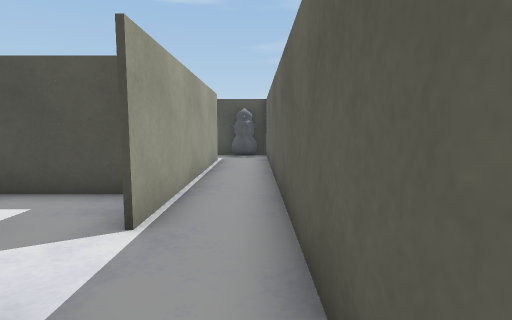
view 1 (above)

16 first-person views from a walk through a Unity game level. The camera is 1.2 m above the floor, tilts 6° down and sees 80° across. The floor is counted in squares, 1 m on a side. Each view is taken from the middle of a square. On the plan, view 1 faces up. The plan holds only what a view shows up to about 13 squares ahead; the rest is blank. The player character is not drawn. Surface patterns are stand-ins for the level's own textures.

view 2
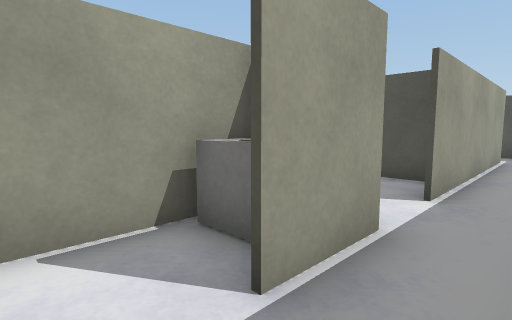

view 3
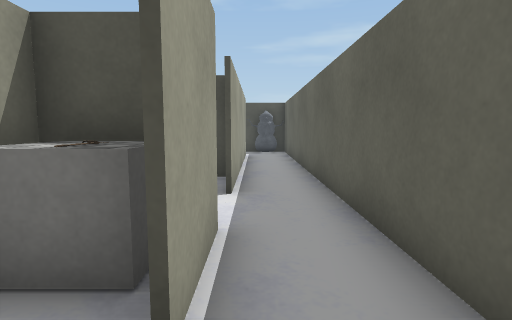

view 4
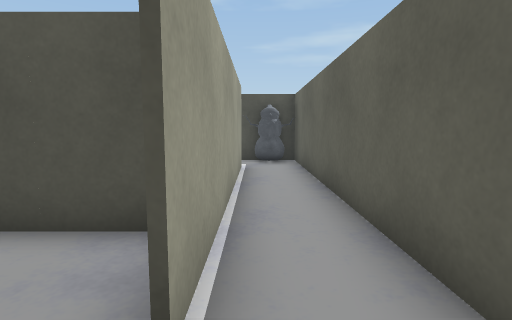

view 5
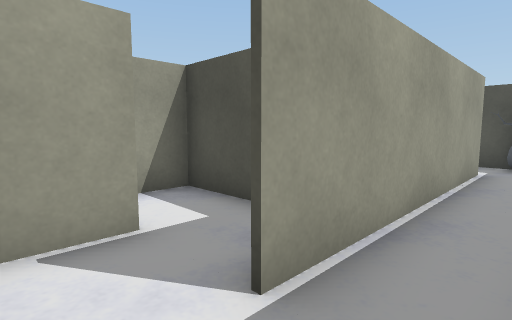

view 6
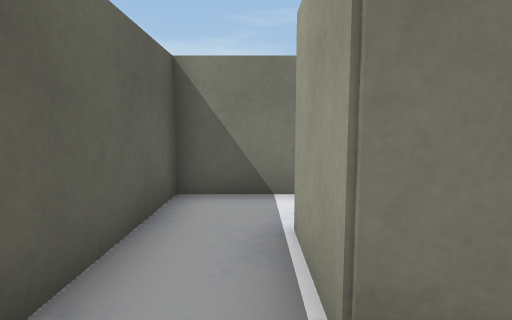

view 7
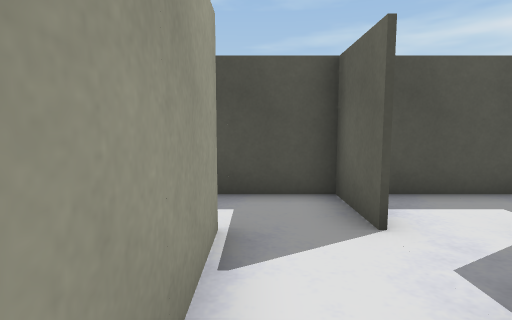

view 8
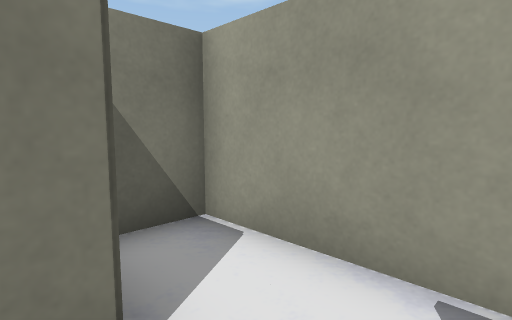

view 9
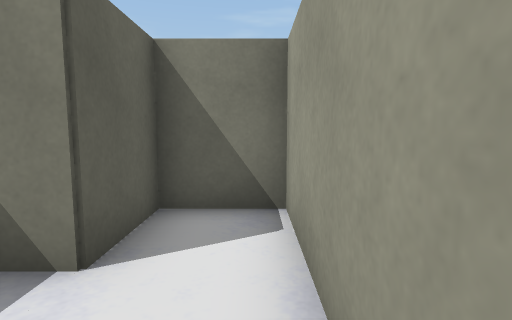

view 10
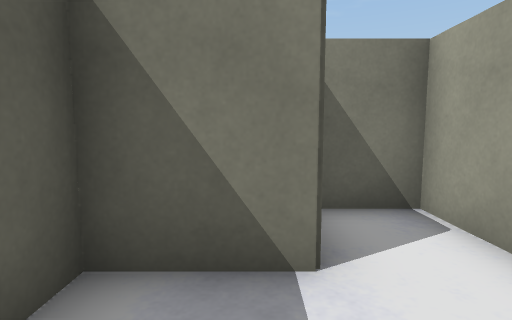

view 11
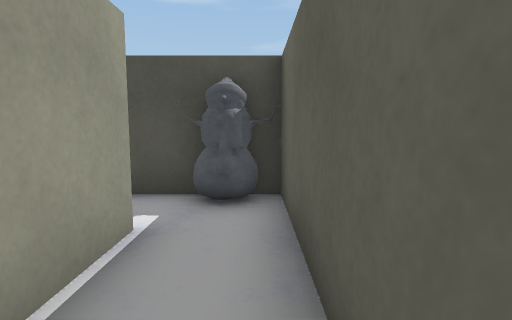

view 12
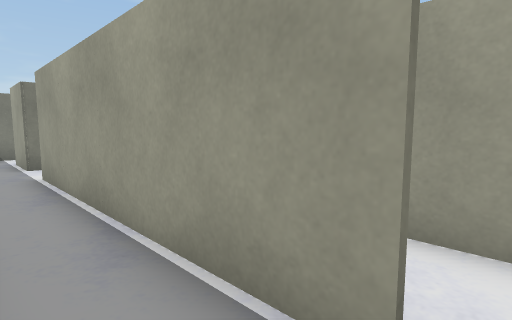

view 13
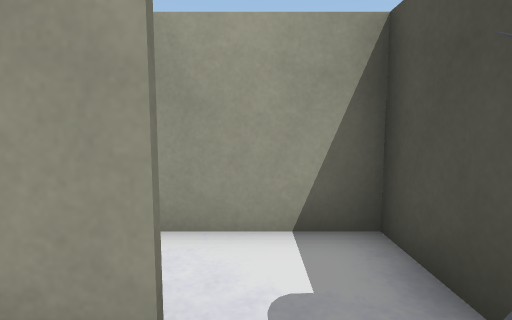

view 14
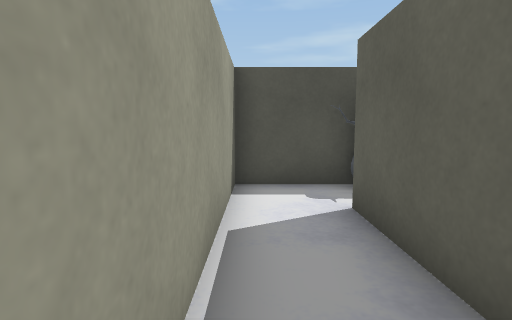

view 15
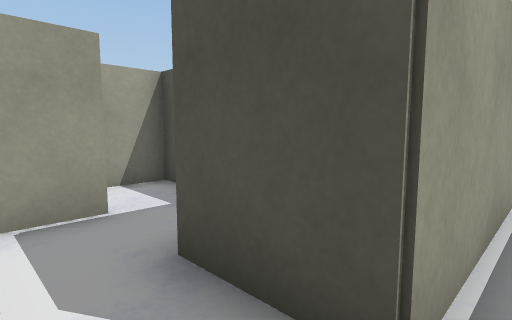

view 16
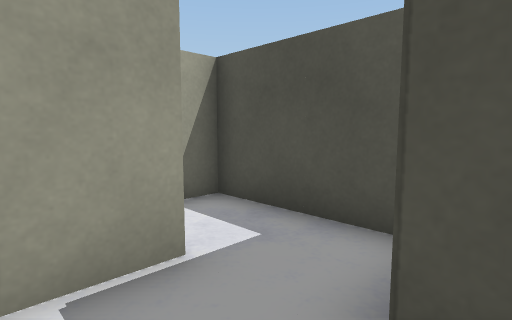

### Floor plan
Points are (right, up) in squares from view 1. A wall is a line through its corners. A room is listed if a view was taken in it or the views show most of it. See-through windows are left out.
Room 1 (views 1, 2, 3, 4, 5, 6, 11, 12, 13)
walls: (-1.6, 5.5) (-3.6, 5.5); (-3.4, 3.6) (-3.4, 2.2); (-3.4, 1.5) (-3.4, -1.8); (-1.8, -2.4) (0.5, -2.4) (0.5, 12.2); (-1.4, 11.6) (-1.4, 3.4)
ways out: opening at (-4, 4) to room 2; opening at (-2, 12) to room 3
objects: block (-3, 0) to (-2, 1); other object (-2, 1); other object (0, 13)
Room 2 (views 7, 8, 9, 10)
walls: (-5.5, 3.5) (-5.5, 5.5); (-7.5, 3.5) (-7.5, -0.4) (-5.5, -0.4) (-5.5, 1.5) (-3.6, 1.5) (-3.6, 2.4); (-5.4, 5.5) (-5.4, 4.2); (-3.6, 5.5) (-7.8, 5.5)
ways out: opening at (-4, 4) to room 1; opening at (-8, 4)
Room 3 (views 14, 15)
walls: (-1.5, 8.6) (-1.5, 11.5); (-0.8, 13.5) (-3.4, 13.5) (-3.4, 7.5)
ways out: opening at (-2, 12) to room 1
Room 4 (view 16)
walls: (-7.5, 7.6) (-7.5, 6.1); (-6.2, 9.5) (-7.4, 9.5); (-3.4, 7.5) (-5.6, 7.5)
ways out: opening at (-8, 8)

Positions as (right, up) in squares from view 1, and headings:
1: (0, 0), facing up
2: (0, -2), facing up-left
3: (-1, -2), facing up
4: (-1, 2), facing up
5: (0, 2), facing up-left
6: (-1, 3), facing down
7: (-7, 0), facing up
8: (-5, 3), facing down-left
9: (-7, 4), facing down
10: (-5, 4), facing down
11: (0, 8), facing up
12: (0, 12), facing down-left
13: (0, 12), facing left
14: (-3, 7), facing up
15: (-3, 6), facing up-left
16: (-5, 6), facing up-left
